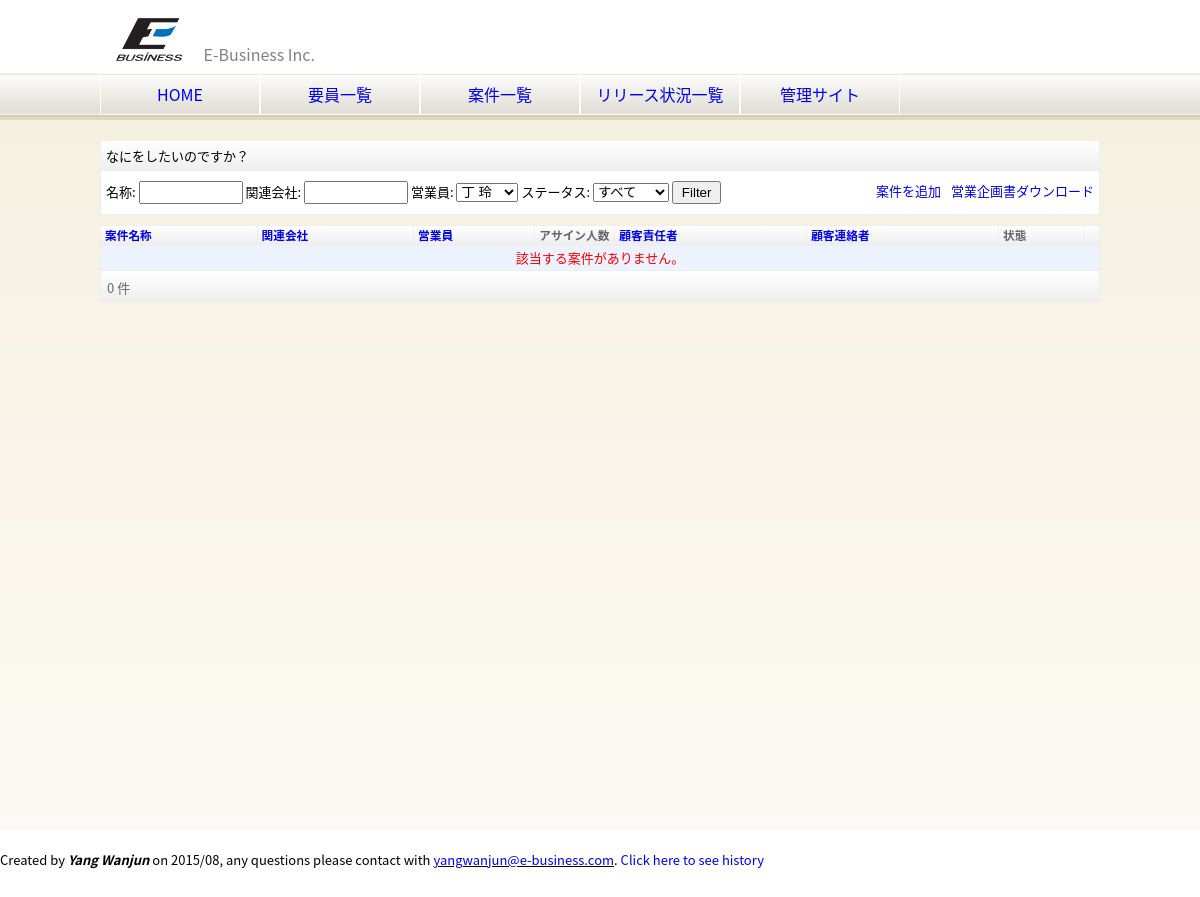
Before: /eb/project_list.html?salesperson=001001 with the older database file.
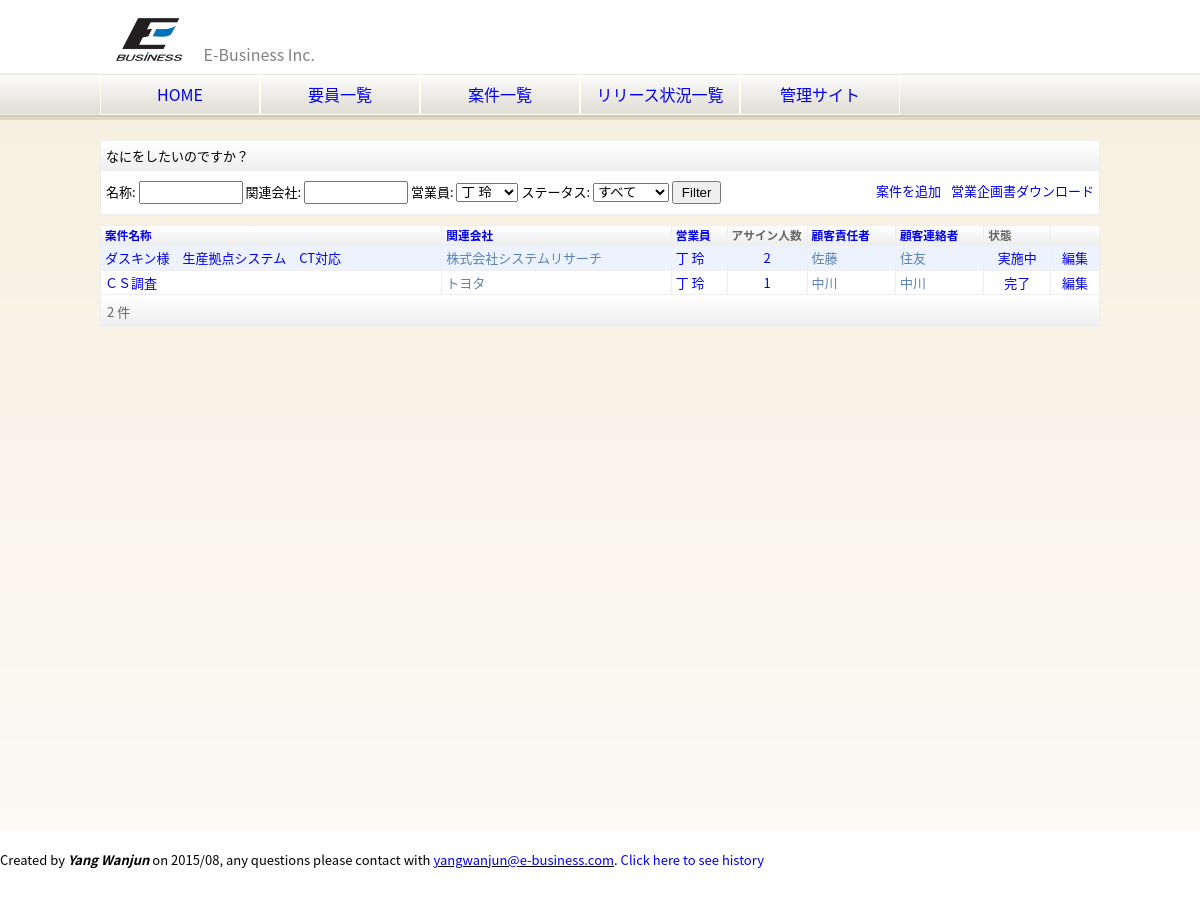
After: the same page with the newer database file.
### eb/models.py (models this page shows, shortened)
class Project(models.Model):
    name = models.CharField(blank=False, null=False, max_length=50, verbose_name=u"案件名称")
    description = models.TextField(blank=True, null=True, verbose_name=u"案件概要")
    skills = models.ManyToManyField(Skill, through='ProjectSkill', blank=True, null=True, verbose_name=u"スキル要求")
    start_date = models.DateField(blank=True, null=True, verbose_name=u"開始日")
    end_date = models.DateField(blank=True, null=True, verbose_name=u"終了日")
    address = models.CharField(blank=True, null=True, max_length=255, verbose_name=u"作業場所")
    status = models.IntegerField(choices=PROJECT_STATUS, verbose_name=u"ステータス")
    client = models.ForeignKey(Client, blank=True, null=True, verbose_name=u"関連会社")
    boss = models.ForeignKey(ClientMember, blank=True, null=True, related_name="boss_set", verbose_name=u"案件責任者")
    middleman = models.ForeignKey(ClientMember, blank=True, null=True,
                                  related_name="middleman_set", verbose_name=u"案件連絡者")
    salesperson = models.ForeignKey(Salesperson, blank=True, null=True, verbose_name=u"営業員")
    members = models.ManyToManyField(Member, through='ProjectMember', blank=True, null=True)
    class Meta:
        ordering = ['name']
        verbose_name = verbose_name_plural = u"案件"
    def get_project_members(self):
        return self.projectmember_set.all()

class AbstractCompany(models.Model):
    name = models.CharField(blank=False, null=False, max_length=30, verbose_name=u"会社名")
    japanese_spell = models.CharField(blank=True, null=True, max_length=30, verbose_name=u"フリカナ")
    found_date = models.DateField(blank=True, null=True, verbose_name=u"設立年月日")
    capital = models.BigIntegerField(blank=True, null=True, verbose_name=u"資本金")
    post_code = models.CharField(blank=True, null=True, max_length=7, verbose_name=u"郵便番号")
    address1 = models.CharField(blank=True, null=True, max_length=200, verbose_name=u"住所１")
    address2 = models.CharField(blank=True, null=True, max_length=200, verbose_name=u"住所２")
    tel = models.CharField(blank=True, null=True, max_length=15, verbose_name=u"電話番号")
    fax = models.CharField(blank=True, null=True, max_length=15, verbose_name=u"ファックス")
    class Meta:
        abstract = True

class Client(AbstractCompany):
    president = models.CharField(blank=True, null=True, max_length=30, verbose_name=u"代表者名")
    employee_count = models.IntegerField(blank=True, null=True, verbose_name=u"従業員数")
    sale_amount = models.BigIntegerField(blank=True, null=True, verbose_name=u"売上高")
    payment_type = models.CharField(blank=True, null=True, max_length=2, verbose_name=u"支払方法")
    payment_day = models.CharField(blank=True, null=True, max_length=2, verbose_name=u"支払日")
    comment = models.TextField(blank=True, null=True, verbose_name=u"備考")
    created_date = models.DateTimeField(auto_now_add=True, default=datetime.datetime.now(), editable=False)
    updated_date = models.DateTimeField(auto_now=True, default=datetime.datetime.now(), editable=False)
    class Meta:
        ordering = ['name']
        verbose_name = verbose_name_plural = u"取引先"

class AbstractMember(models.Model):
    employee_id = models.CharField(blank=False, null=False, unique=True, max_length=30, verbose_name=u"社員ID")
    first_name = models.CharField(blank=False, null=False, max_length=30, verbose_name=u"姓")
    last_name = models.CharField(blank=False, null=False, max_length=30, verbose_name=u"名")
    first_name_ja = models.CharField(blank=True, null=True, max_length=30, verbose_name=u"姓(フリカナ)")
    last_name_ja = models.CharField(blank=True, null=True, max_length=30, verbose_name=u"名(フリカナ)")
    first_name_en = models.CharField(blank=False, null=False, max_length=30, verbose_name=u"姓(ローマ字)",
                                     help_text=u"先頭文字は大文字にしてください（例：Zhang）")
    last_name_en = models.CharField(blank=False, null=False, max_length=30, verbose_name=u"名(ローマ字)",
                                    help_text=u"漢字ごとに先頭文字は大文字にしてください（例：XiaoWang）")
    sex = models.CharField(blank=True, null=True, max_length=1, choices=SEX, verbose_name=u"性別")
    country = models.CharField(blank=True, null=True, max_length=20, verbose_name=u"国籍・地域")
    birthday = models.DateField(blank=False, null=False, verbose_name=u"生年月日")
    graduate_date = models.DateField(blank=True, null=True, verbose_name=u"卒業年月日")
    degree = models.IntegerField(blank=True, null=True, choices=DEGREE_TYPE, verbose_name=u"学歴")
    email = models.EmailField(blank=False, null=False, verbose_name=u"メールアドレス")
    post_code = models.CharField(blank=True, null=True, max_length=7, verbose_name=u"郵便番号")
    address1 = models.CharField(blank=True, null=True, max_length=200, verbose_name=u"住所１")
    address2 = models.CharField(blank=True, null=True, max_length=200, verbose_name=u"住所２")
    nearest_station = models.CharField(blank=True, null=True, max_length=15, verbose_name=u"最寄駅")
    phone = models.CharField(blank=True, null=True, max_length=11, verbose_name=u"電話番号")
    is_married = models.CharField(blank=True, null=True, max_length=1, choices=MARRIED, verbose_name=u"婚姻状況")
    member_type = models.IntegerField(default=0, choices=MEMBER_TYPE, verbose_name=u"社員区分")
    section = models.ForeignKey('Section', blank=True, null=True, verbose_name=u"部署")
    company = models.ForeignKey('Company', blank=True, null=True, verbose_name=u"会社")
    japanese_description = models.TextField(blank=True, null=True, verbose_name=u"日本語能力の説明")
    certificate = models.TextField(blank=True, null=True, verbose_name=u"資格の説明")
    comment = models.TextField(blank=True, null=True, verbose_name=u"備考")
    user = models.OneToOneField(User, blank=True, null=True)
    class Meta:
        abstract = True

class Salesperson(AbstractMember):
    class Meta:
        ordering = ['first_name', 'last_name']
        verbose_name = verbose_name_plural = u"営業員"
    def __unicode__(self):
        return u"%s %s" % (self.first_name, self.last_name)

class ClientMember(models.Model):
    name = models.CharField(blank=False, null=False, max_length=30, verbose_name=u"名前")
    email = models.EmailField(blank=False, null=False, verbose_name=u"メールアドレス")
    phone = models.CharField(blank=True, null=True, max_length=11, verbose_name=u"電話番号")
    client = models.ForeignKey(Client, blank=False, null=False, verbose_name=u"所属会社")
    class Meta:
        ordering = ['name']
        verbose_name = verbose_name_plural = u"お客様"

### eb/views.py (the view)
def project_list(request):
    status = request.GET.get('status', None)
    name = request.GET.get('name', None)
    client = request.GET.get('client', None)
    salesperson = request.GET.get('salesperson', None)
    download = request.GET.get('download', None)
    params = ""
    o = request.GET.get('o', None)
    dict_order = common.get_ordering_dict(o, ['name', 'client__name', 'salesperson__first_name', 'boss__name',
                                              'middleman__name'])
    order_list = common.get_ordering_list(o)
    if download == common.DOWNLOAD_BUSINESS_PLAN:
        projects = Project.objects.filter(status=4)
    else:
        projects = Project.objects.all()
    if salesperson:
        salesperson_obj = Salesperson.objects.get(employee_id=salesperson)
        projects = salesperson_obj.project_set.all()
        params += "&salesperson=%s" % (salesperson,)
    if status:
        projects = Project.objects.filter(status=status)
        params += "&status=%s" % (status,)
    if name:
        projects = projects.filter(name__contains=name)
        params += "&name=%s" % (name,)
    if order_list:
        projects = projects.order_by(*order_list)
    if client:
        projects = [project for project in projects if client in project.client.name]
        params += "&client=%s" % (client,)
    if download == common.DOWNLOAD_BUSINESS_PLAN:
        filename = common.NAME_BUSINESS_PLAN % (datetime.date.today().month,)
        output = common.generate_business_plan(projects, filename)
        response = HttpResponse(output.read(), content_type="application/ms-excel")
        response['Content-Disposition'] = "filename=" + urllib.quote(filename.encode('utf-8')) + ".xlsx"
        return response
    else:
        context = RequestContext(request, {
            'company': company,
            'title': u'案件一覧',
            'projects': projects,
            'salesperson': Salesperson.objects.all(),
            'params': params,
            'dict_order': dict_order,
        })
        template = loader.get_template('project_list.html')
        return HttpResponse(template.render(context))

### eb/templates/project_list.html (shortened to what this page needs)
{% extends "base.html" %}
{% block content %}
    <div class="dashboard">
        <div class="dashboard-title">なにをしたいのですか？</div>
        <form action="{% url 'project_list' %}" method="get">
            <span>名称: </span><input type="text" id="name" name="name" style="width: 100px;"/>
            <span>関連会社: </span><input type="text" id="client" name="client" style="width: 100px;"/>
            <span>営業員:</span>
            <select id="salesperson" name="salesperson">
                {% for sales in salesperson %}
                    <option value="{{ sales.employee_id }}">{{ sales }}</option>
                {% endfor %}
            </select>
            <span>ステータス: </span>
            <select id="status" name="status">
                <option value="">すべて</option>
            </select>
            <input type="submit" value="Filter" />
            <a href="?download=business_plan{{ params }}" target="_blank" class="button">営業企画書ダウンロード</a>
            <a href="/admin/eb/project/add/" target="_blank" class="button">案件を追加</a>
        </form>
    </div>
    <table class="list" cellpadding="0" cellspacing="0">
        <thead>
            <tr>
                <th>
                    <div class="text">
                        <a href="?o={{ dict_order.name.url }}{{ params }}">案件名称</a>
                    </div>
                </th>
                <th>
                    <div class="text">
                        <a href="?o={{ dict_order.client__name.url }}{{ params }}">関連会社</a>
                    </div>
                </th>
                <th>
                    <div class="text">
                        <a href="?o={{ dict_order.salesperson__first_name.url }}{{ params }}">営業員</a>
                    </div>
                </th>
                <th style="width: 75px;">アサイン人数</th>
                <th>
                    <div class="text">
                        <a href="?o={{ dict_order.boss__name.url }}{{ params }}">顧客責任者</a>
                    </div>
                </th>
                <th>
                    <div class="text">
                        <a href="?o={{ dict_order.middleman__name.url }}{{ params }}">顧客連絡者</a>
                    </div>
                </th>
                <th>状態</th>
                <th></th>
            </tr>
        </thead>
        <tbody>
            {% if projects %}
                {% for project in projects %}
                    <tr class="{% cycle 'row1' 'row2' %}">
                        <td><a href="{% url 'project_detail' project.pk %}">{{ project.name }}</a></td>
                        <td>{{ project.client.name }}</td>
                        <td>
                            {% if project.salesperson %}
                                <a href="?salesperson={{ project.salesperson.employee_id }}">{{ project.salesperson }}</a>
                            {% endif %}
                        </td>
                        <td class="center"><a href="{% url 'project_members' project.pk %}">{{ project.get_project_members.count }}</a></td>
                        <td>{{ project.boss.name }}</td>
                        <td>{{ project.middleman.name }}</td>
                        <td class="center"><a href="?status={{ project.status }}">{{ project.get_status_display }}</a></td>
                        <td class="center"><a href="/admin/eb/project/{{ project.id }}/" target="_blank">編集</a></td>
                    </tr>
                {% endfor %}
            {% else %}
                <tr class="row1"><td class="center red" colspan="9">該当する案件がありません。</td></tr>
            {% endif %}
        </tbody>
        <tfoot>
            <tr>
                <td colspan="9">
                    <div class="pagination">
                        <span class="step-links">
                            <span>{{ projects|length }} 件</span>
                        </span>
                    </div>
                </td>
            </tr>
        </tfoot>
    </table>
{% endblock %}

Changed rows visible on the page:
added Project: name "ダスキン様 生産拠点システム CT対応", client.name "株式会社システムリサーチ", salesperson "丁 玲", get_project_members.count "2", boss.name "佐藤", middleman.name "住友", status "実施中"
added Project: name "ＣＳ調査", client.name "トヨタ", salesperson "丁 玲", get_project_members.count "1", boss.name "中川", middleman.name "中川", status "完了"
Other visible differences:
{{ projects|length }}: "0" → "2"
text no longer shown: "該当する案件がありません。"
